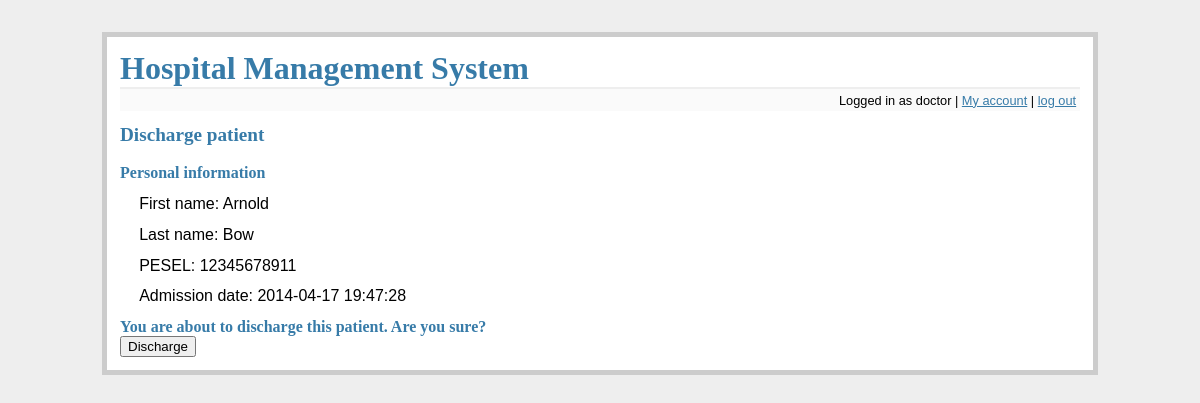
The page /discharge?patient=12345678911 (signed in) on the database as committed earlier.
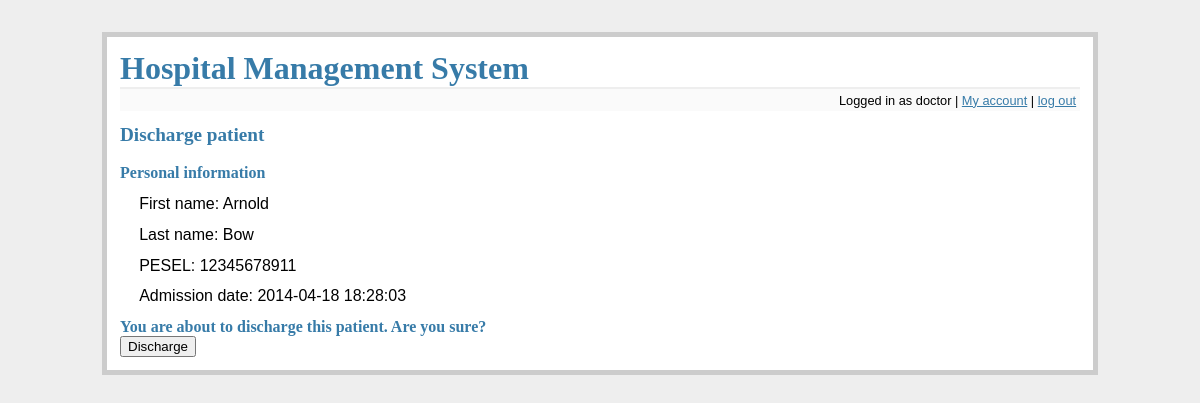
The same page on the database as committed later.
### tables this page shows
CREATE TABLE files (
    id integer primary key autoincrement,
    patient_pesel integer not null,
    admission_d datetime not null,
    discharge_d datetime,
    foreign key(patient_pesel) references patients(pesel)
);

### flaskr.py (the view)
@app.route('/discharge', methods=['GET', 'POST'])
def discharge():
    db = get_db()
    position = get_position(db, session['username'])
    if 'logged_in' not in session or not session['logged_in'] or position not in ['Head physician', 'Doctor', 'Admin']:
        flash('You do not have rights to access this part of website')
        return redirect(url_for('main_screen'))
    if 'patient' not in request.args:
        flash('No patient specified!');
        return redirect(url_for('main_screen'))
    pesel = request.args['patient']
    if position in ['Admin', 'Head physician']:
        details = get_patient_details(db, pesel)
    else:
        details = get_patient_details_if_allowed(db, session['username'], pesel)
        if not details:
            flash('You cannot view this record')
            return redirect(url_for('main_screen'))
    if request.method == 'POST':
        if request.form['confirmation'] == 'yes' and discharge_patient(db, pesel):
            flash('Patient discharged')
        else:
            flash('Error while discharging. Contact system administrator.')
        return redirect(url_for('show_patients'))
    return render_template('discharge.html', details=details)

### flaskr.py (called while the page is built)
def connect_db():
    rv = sqlite3.connect(app.config['DATABASE'])
    rv.row_factory = sqlite3.Row
    return rv

def get_db():
    if not hasattr(g, 'sqlite_db'):
        g.sqlite_db = connect_db()
    return g.sqlite_db

### tools.py (called while the page is built)
def get_position(db, user):
    cur = db.execute('select p.name from employees as e join positions as p on e.position_id = p.id where e.login = ?', [user])
    res = cur.fetchone()
    return res[0] if res else None

def get_patient_details_if_allowed(db, username, pesel):
    cur = db.execute('select p.fname, p.lname, p.pesel, f.admission_d from patients p join files f on p.pesel = f.patient_pesel join assignments a on a.fil_id = f.id join employees e on e.id = a.employee_id where e.login = ? and f.discharge_d is null and p.pesel = ?', [username, pesel])
    return cur.fetchone()

### templates/discharge.html (shortened to what this page needs)
{% extends "layout.html" %}
{% block body %}
    <h2>Discharge patient</h2>
    <br/>
    <h3>Personal information</h3>
    <ul class=entries>
    <li>First name: {{ details.fname }}
    <li>Last name: {{ details.lname }}
    <li>PESEL: {{ details.pesel }}
    <li>Admission date: {{ details.admission_d }}
    </ul>
    <h3>You are about to discharge this patient. Are you sure?</h3>
    <form action="{{ url_for('discharge', patient=details.pesel) }}" method=post>
        <input type=submit value=Discharge>
    </form>
{% endblock %}

Rows that differ between the two databases and show on the page:
changed files: admission_d "2014-04-17 19:47:28" → "2014-04-18 18:28:03"
